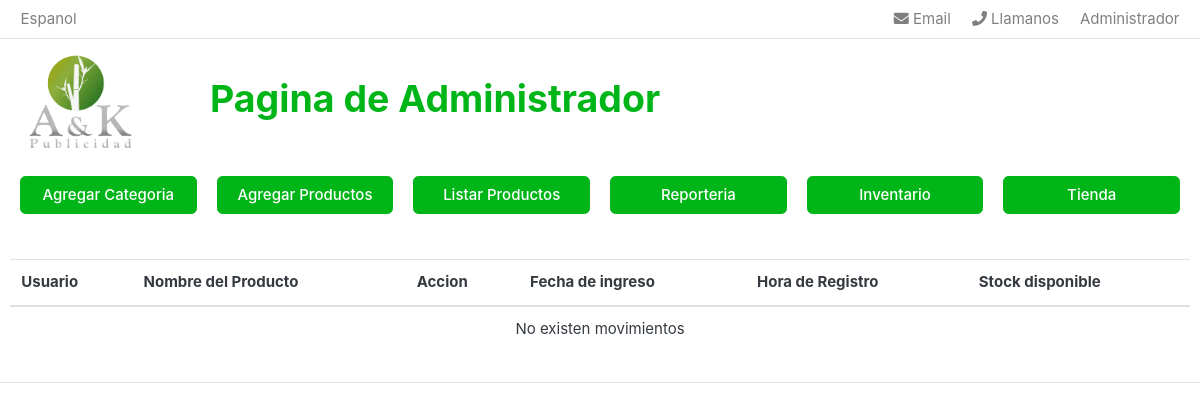
Before: /administrador/listaReporteria with the older database file.
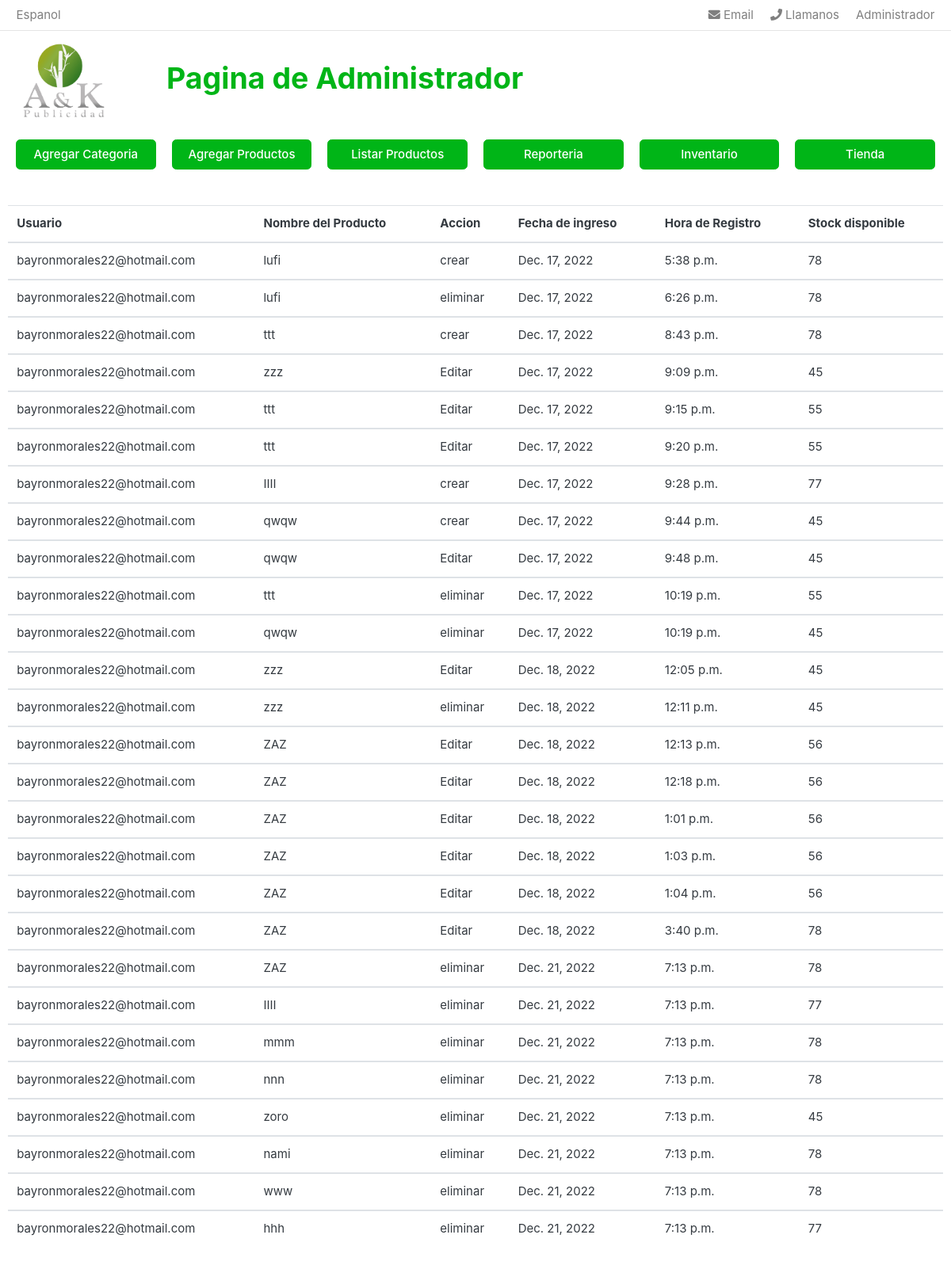
After: the same page with the newer database file.
### administrador/models.py (models this page shows)
class Reporteria(models.Model):
    username = models.CharField(max_length=50, blank=True)
    product_name = models.CharField(max_length=50, blank=True)
    slug = models.CharField(max_length=50, blank=True)
    accion = models.CharField(max_length=50, blank = True)
    create_date = models.DateField(auto_now_add =True)
    hora = models.TimeField(auto_now_add =True )
    stock  = models.IntegerField()

### administrador/views.py (the view)
# urls.py: path('listaReporteria', views.listaReporteria, name='listaReporteria'),
def listaReporteria(request):
    reportes = Reporteria.objects.all()
    return render(request, 'administrador/reporteria.html', {'reportes':reportes})

### carts/context_processors.py (called while the page is built)
def counter(request):
    cart_count = 0
    try:
        cart = Cart.objects.filter(cart_id=_cart_id(request))
        cart_items = CartItem.objects.all().filter(cart=cart[:1])
        for cart_item in cart_items:
            cart_count += cart_item.quantity
    except Cart.DoesNotExist:
        cart_count = 0
    return dict(cart_count=cart_count)

### carts/views.py (called while the page is built)
def _cart_id(request):
    cart = request.session.session_key
    if not cart:
        cart = request.session.create()
    return cart

### category/context_processors.py (called while the page is built)
def menu_links(request):
    links = Category.objects.all()
    return dict(links=links)

### templates/administrador/reporteria.html (shortened to what this page needs)
{% load static %}
<!DOCTYPE HTML>
<html lang="en">
<head>
<link href="{% static 'css/bootstrap.css' %}" rel="stylesheet" type="text/css"/>
<link href="{% static 'fonts/fontawesome/css/all.min.css' %}" type="text/css" rel="stylesheet">
<link href="{% static 'css/ui.css' %}" rel="stylesheet" type="text/css"/>
<link href="{% static 'css/responsive.css' %}" rel="stylesheet" media="only screen and (max-width: 1200px)" />
</head>
<body>
{% block content %}
<header class="section-header">
<nav class="navbar p-md-0 navbar-expand-sm navbar-light border-bottom">
<div class="container">
  <div class="collapse navbar-collapse" id="navbarTop4">
    <ul class="navbar-nav mr-auto">
    	<li class="nav-item dropdown">
		 	<a href="#" class="nav-link"> Espanol </a>
		</li>
    </ul>
    <ul class="navbar-nav">
		<li><a href="#" class="nav-link"> <i class="fa fa-envelope"></i> Email </a></li>
		<li><a href="#" class="nav-link"> <i class="fa fa-phone"></i> Llamanos</a></li>
			<li><a href="{% url 'inicio' %}" class="nav-link"> Administrador</a></li>
	</ul>
  </div>
</div>
</nav>
<section class="header-main border-bottom">
	<div class="container">
<div class="row align-items-center">
	<div class="col-lg-2 col-md-3 col-6">
		<a href="{% url 'home' %}" class="brand-wrap">
			<img class="logo" src="{% static './images/LOGO A Y k LISTO.jpg' %}">
		</a>
	</div>
    <br>
	<div class="col-6">
		<h1>Pagina de Administrador</h1>
	</div>
	</div>
    <br>
    <div class="container">
        <div class="row row-cols-6">
            <div class="col"><a href="{% url 'verform_categoria' %}" class="btn btn-block btn-success">Agregar Categoria</a></div>
            <div class="col"><a href="{% url 'verFormulario' %}" class="btn btn-block btn-success">Agregar Productos</a></div>
            <div class="col"><a href="{% url 'lista' %}" class="btn btn-block btn-success">Listar Productos</a></div>
            <div class="col"><a href="{% url 'listaReporteria' %}" class="btn btn-block btn-success">Reporteria</a></div>
            <div class="col"><a href="{% url 'listaInventario' %}" class="btn btn-block btn-success">Inventario</a></div>
            <div class="col"><a href="{% url 'store' %}" class="btn btn-block btn-success">Tienda</a></div>
        </div>
    </div>
    <table class="table mt-5">
        <thead>
        <tr>
            <th scope="col">Usuario</th>
            <th scope="col">Nombre del Producto</th>
            <th scope="col">Accion</th>
            <th scope="col">Fecha de ingreso</th>
            <th scope="col">Hora de Registro</th>
            <th scope="col">Stock disponible</th>
        </tr>
        </thead>
        {% if reportes %}
        {% for ar in reportes %}
        <tbody>
        <tr>
            <td>{{ar.username}}</td>
            <td>{{ar.product_name}}</td>
            <td>{{ar.accion}}</td>
            <td>{{ar.create_date}}</td>
            <td>{{ar.hora}}</td>
            <td>{{ar.stock}}</td>
        </tr>
        </tbody>
        {% endfor %}
        {% else %}
        <tbody>
            <tr>
            <td scope="row" colspan="8" class="text-center">No existen movimientos</td>
        </tbody>
        {% endif %}
    </table>
{% endblock %}

Changed rows visible on the page:
added Reporteria: username "bayronmorales22@hotmail.com", product_name "lufi", accion "crear", create_date "Dec. 17, 2022", hora "5:38 p.m.", stock "78"
added Reporteria: username "bayronmorales22@hotmail.com", product_name "lufi", accion "eliminar", create_date "Dec. 17, 2022", hora "6:26 p.m.", stock "78"
added Reporteria: username "bayronmorales22@hotmail.com", product_name "ttt", accion "crear", create_date "Dec. 17, 2022", hora "8:43 p.m.", stock "78"
added Reporteria: username "bayronmorales22@hotmail.com", product_name "zzz", accion "Editar", create_date "Dec. 17, 2022", hora "9:09 p.m.", stock "45"
added Reporteria: username "bayronmorales22@hotmail.com", product_name "ttt", accion "Editar", create_date "Dec. 17, 2022", hora "9:15 p.m.", stock "55"
added Reporteria: username "bayronmorales22@hotmail.com", product_name "ttt", accion "Editar", create_date "Dec. 17, 2022", hora "9:20 p.m.", stock "55"
added Reporteria: username "bayronmorales22@hotmail.com", product_name "IIII", accion "crear", create_date "Dec. 17, 2022", hora "9:28 p.m.", stock "77"
added Reporteria: username "bayronmorales22@hotmail.com", product_name "qwqw", accion "crear", create_date "Dec. 17, 2022", hora "9:44 p.m.", stock "45"
added Reporteria: username "bayronmorales22@hotmail.com", product_name "qwqw", accion "Editar", create_date "Dec. 17, 2022", hora "9:48 p.m.", stock "45"
added Reporteria: username "bayronmorales22@hotmail.com", product_name "ttt", accion "eliminar", create_date "Dec. 17, 2022", hora "10:19 p.m.", stock "55"
added Reporteria: username "bayronmorales22@hotmail.com", product_name "qwqw", accion "eliminar", create_date "Dec. 17, 2022", hora "10:19 p.m.", stock "45"
added Reporteria: username "bayronmorales22@hotmail.com", product_name "zzz", accion "Editar", create_date "Dec. 18, 2022", hora "12:05 p.m.", stock "45"
added Reporteria: username "bayronmorales22@hotmail.com", product_name "zzz", accion "eliminar", create_date "Dec. 18, 2022", hora "12:11 p.m.", stock "45"
added Reporteria: username "bayronmorales22@hotmail.com", product_name "ZAZ", accion "Editar", create_date "Dec. 18, 2022", hora "12:13 p.m.", stock "56"
added Reporteria: username "bayronmorales22@hotmail.com", product_name "ZAZ", accion "Editar", create_date "Dec. 18, 2022", hora "12:18 p.m.", stock "56"
added Reporteria: username "bayronmorales22@hotmail.com", product_name "ZAZ", accion "Editar", create_date "Dec. 18, 2022", hora "1:01 p.m.", stock "56"
added Reporteria: username "bayronmorales22@hotmail.com", product_name "ZAZ", accion "Editar", create_date "Dec. 18, 2022", hora "1:03 p.m.", stock "56"
added Reporteria: username "bayronmorales22@hotmail.com", product_name "ZAZ", accion "Editar", create_date "Dec. 18, 2022", hora "1:04 p.m.", stock "56"
added Reporteria: username "bayronmorales22@hotmail.com", product_name "ZAZ", accion "Editar", create_date "Dec. 18, 2022", hora "3:40 p.m.", stock "78"
added Reporteria: username "bayronmorales22@hotmail.com", product_name "ZAZ", accion "eliminar", create_date "Dec. 21, 2022", hora "7:13 p.m.", stock "78"
added Reporteria: username "bayronmorales22@hotmail.com", product_name "IIII", accion "eliminar", create_date "Dec. 21, 2022", hora "7:13 p.m.", stock "77"
added Reporteria: username "bayronmorales22@hotmail.com", product_name "mmm", accion "eliminar", create_date "Dec. 21, 2022", hora "7:13 p.m.", stock "78"
added Reporteria: username "bayronmorales22@hotmail.com", product_name "nnn", accion "eliminar", create_date "Dec. 21, 2022", hora "7:13 p.m.", stock "78"
added Reporteria: username "bayronmorales22@hotmail.com", product_name "zoro", accion "eliminar", create_date "Dec. 21, 2022", hora "7:13 p.m.", stock "45"
added Reporteria: username "bayronmorales22@hotmail.com", product_name "nami", accion "eliminar", create_date "Dec. 21, 2022", hora "7:13 p.m.", stock "78"
added Reporteria: username "bayronmorales22@hotmail.com", product_name "www", accion "eliminar", create_date "Dec. 21, 2022", hora "7:13 p.m.", stock "78"
added Reporteria: username "bayronmorales22@hotmail.com", product_name "hhh", accion "eliminar", create_date "Dec. 21, 2022", hora "7:13 p.m.", stock "77"
Other visible differences:
text no longer shown: "No existen movimientos"
